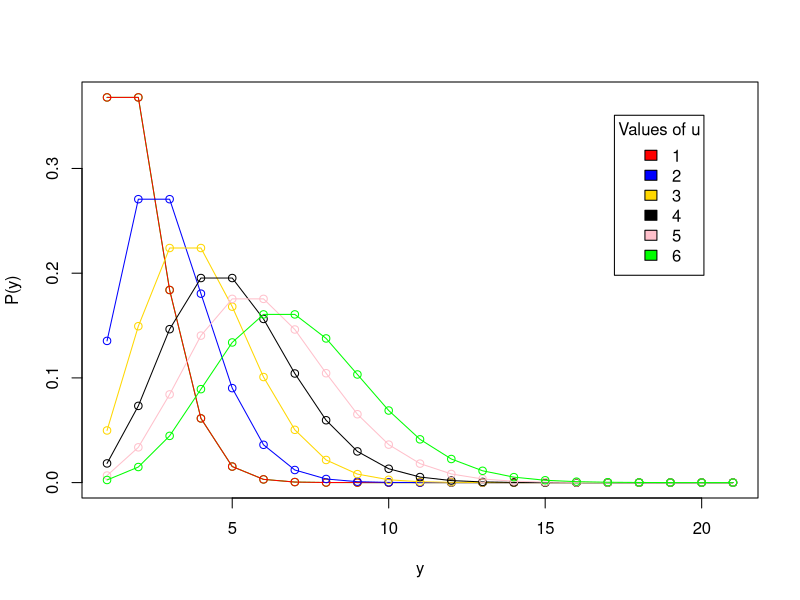
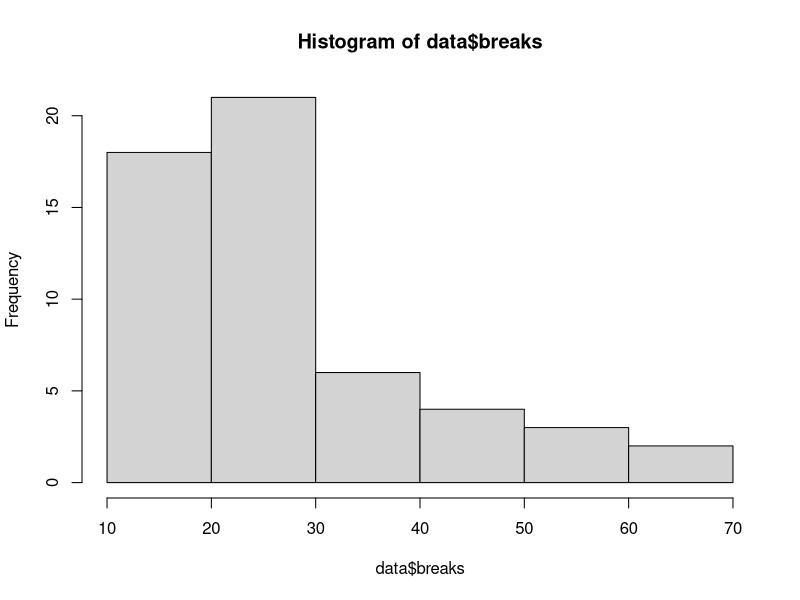

Recreate these plots in R, in order. (Note: this script raises an error after producing the figures.)
## DOCUMENTATION _______________________________________________
'	Desc:	Poisson regression tutorial. 
	Ref:	https://www.dataquest.io/blog/tutorial-poisson-regression-in-r/
  Ref:  https://en.wikipedia.org/wiki/Poisson_distribution
  
  PDF:  probability density function is a function that describes the relative 
  likelihood that a continuous random variable (a variable whose possible 
  values are continuous outcomes of a random event) will have a given value.   
'

# What are Poisson Regression Models? ------------------------------
' Use: Best used for modeling events where the outcomes are counts, ie "count data"
  Count data: discrete data with non-negative integer values that count something. 
  Ex:  The number of times an event occurs during a given timeframe, 
  Ex: The number of people in line at the grocery store for a given time period. 
  
  Count data:  Can also be expressed as rate data, i.e. number of times in a day
  week, month, etc. 

  Why use Poisson Regression?
  - It helps us to analyze which explanatory variables (X values) have an effect
    on a given response value (Y value, the count or rate). 
  - For instance, a grocery store could use pr to understand and predict the
    number of people in line. 

  Assumptions
  - An event can occur any number of times during a time period.
  - Events occur independently. In other words, if an event occurs, it does not affect the 
    probability of another event occurring in the same time period.
  - The rate of occurrence is constant; that is, the rate does not change based on time.
  - The probability of an event occurring is proportional to the length of the time period. 
    For example, it should be twice as likely for an event to occur in a 2 hour time period than 
    it is for an event to occur in a 1 hour period.

'


# What is a Poisson Distribution? -----------------------------------
' Distribution to model the probability of event or events occuring within
  a specific timeframe.  
  It assumes that y occurences are not affected by the timing of previous
  occurences of y. 
  
  Another Definition: The Poisson distribution is the discrete probability distribution of the number of \
  events occurring in a given time period, given the average number of times the 
  event occurs over that time period.
  

  From stats book: "A widely used distribution emerges from the concept that 
    events occur randomly in an interval (or region).  The random variable
    of interest is the count of the events that occur within the interval. 
  
  Ex from stats book:  
    Calculate the number of flaws per milimeter in a copper wire with 
    a mean of 2.3 flaws per millimeter. Determine the probability of 
    exactly two flaws in 1 millimerter of wire.  Let X denote the number
    of flaws in 1 millimeter of wire. Then Lambda*T = 2.3 flaws and
    
    P(X=2) = e^-2.3 * 2.3^2 / 2!
    '

px_2 <- (exp(1)^-2.3 * 2.3^2) / factorial(2)

for (i in 1:6){
  shit <- (exp(1)^-i * i^2) / factorial(2)
  print(shit)
  }


# Visualize Poisson Distribution Plot -----------------------------

# vector of colors
colors <- c('Red', 'Blue', 'Gold', 'Black', 'Pink', 'Green')

# list to hold distribution values
poisson.dist <- list()

# vector of values for mu
mu <- c(1,2,3,4,5,6)

# iterate list of mu values.
' dpois(x, lambda, log=False)'
for (i in 1:6){
  poisson.dist[[i]] <- c(dpois(0:20, i))
}

# Plot values 
plot(unlist(poisson.dist[1]), type='o', xlab='y', ylab="P(y)", 
            col= colors[i])
for (i in 1:6){
  lines(unlist(poisson.dist[i]), type='o', col=colors[i])
}
legend("topright", legend = mu, inset = 0.08, cex = 1.0, fill = colors, title = "Values of u")


# How does poisson distribution differ from a normal dist? --------
' Use of count data vs continuous variables. 
  Skewed depending on value of lambda
  Variance = Mean vs variance and mean being different parameters. 

'


# Example of Calculating a Probability Using Poisson Dist ---------
' If there are 12 cars crossing a bridge on average per minute, what
  is the probability of having seventeen or more cars cross the bridge 
  in any given minute?

  ppois:  density function.  ppois(q, lambda, lower.tail=True)
    q,      vector of quantiles
    lambda  vector of non-negative means. 
    lower.tail=False: means P[X > x]
'
ppois(16, 12, lower.tail=FALSE)   # note we use 16 because we are looking for
                                  # 17 or more. 


# Poisson Regression Models and GLMs ------------------------------
' GLM:  Are linear models in which response variables follow a 
        distribution other than a normal distribution. This is because
        glm models have response variables that are categorical. 
  Link: To transform a non-linear relationship to a linear form, a 
        link function is used, which is the log for the Poisson 
        regression.  
        
        Log(y) = alpha + b1x1 + b2x2  bpxp
        alpha is the intercept. 
        coefficients are calculated using MLE
  Ex:   log(y) = alpha + b(x)
        y = e^(alpha) + e^bx
        
        
  Assumptions:
      - One of the most import assumptions abou the poisson distribution 
      and by extension poisson regress is the euidispersion characteristic, 
      which means that the mean and variance of the distribution are equal. 
      Therefore, sigma^2 must be equal to 1. 
      - When variance is > mean, this is called over-dispersion. 
'


# Fitting a model ----------------------------------------------
' glm(formula, family=gaussian/poisson, data, weights, subset)

'
# Data
' Looks at how many warp breaks occured for different types of looms
  per loom, per fixed length of yarn. 
  y= breaks
  x = wool and tension

'
data <- warpbreaks
col_names <- names(data)
ls.str(warpbreaks)

# Plot histogram of dependent variable (breaks)
hist(data$breaks)
mean(data$breaks)
var(data$breaks)   # var is > mean.  Indication of over dispersion. 


# Fit Model 
poisson.model <- glm(breaks ~ wool + tension, data, family=poisson(link='log'))
summary(poisson.model)


# Interpreting the Poisson Model
' exp(α)= effect on the mean μ, when X = 0
  exp(β) = with every unit increase in X, the predictor variable has multiplicative effect of exp(β) on the mean of Y, that is μ
  If β = 0, then exp(β) = 1, and the expected count is exp(α) and, Y and X are not related.
  If β > 0, then exp(β) > 1, and the expected count is exp(β) times larger than when X = 0
  If β < 0, then exp(β) < 1, and the expected count is exp(β) times smaller than when X = 0

  Pvalue: to see which variables have an effect on the response variable we look
          at the p-values.  if p < 0.05 then the variable has an effect. 
  
  *Over dispersion:  if the residual deviance > degrees of freedom then we 
   have an over dispersion. 

  Note: R automatically converts categorical variables to dummy ones?
  The Null deviance shows how well the response variable is predicted by a 
  model that includes only the intercept (grand mean) whereas residual with 
  the inclusion of independent variables. Above, we can see that the addition 
  of 3 (53-50 =3) independent variables decreased the deviance to 210.39 from 
  297.37. Greater difference in values means a bad fit.

'

# Make a prediction
newdata <- data.frame(wool='B', tension='A')
predict(poisson.model, newdata=newdata, type='response')
